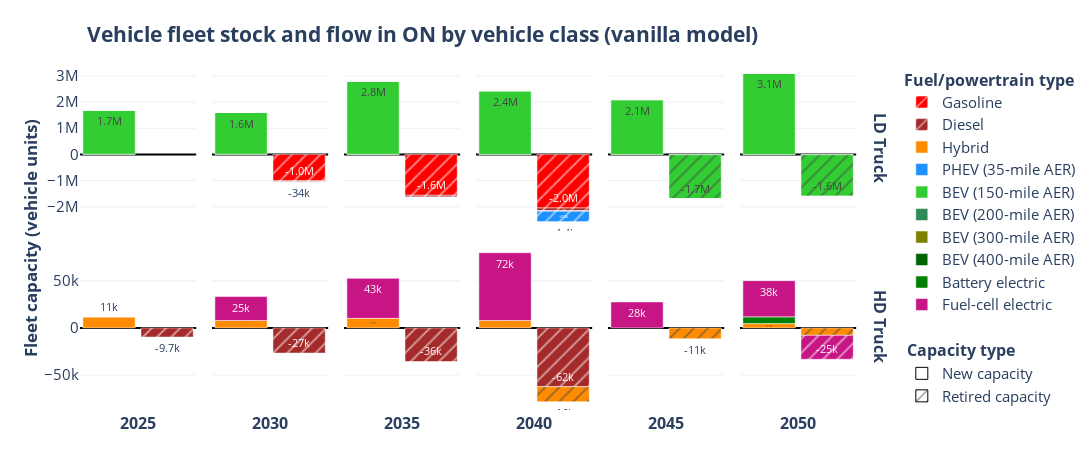

Write notebook code for a chart like this one.
### Code cell
fig = plot_capacity_flow(db_variant='vanilla4', 
                   scenario='vanilla4',
                   modes=['LD Truck', 'HD Truck'],
                   cap_types=['new capacity', 'retired cap'], 
                #    lifetime_classes='yes',
                   scenario_title='vanilla model')
